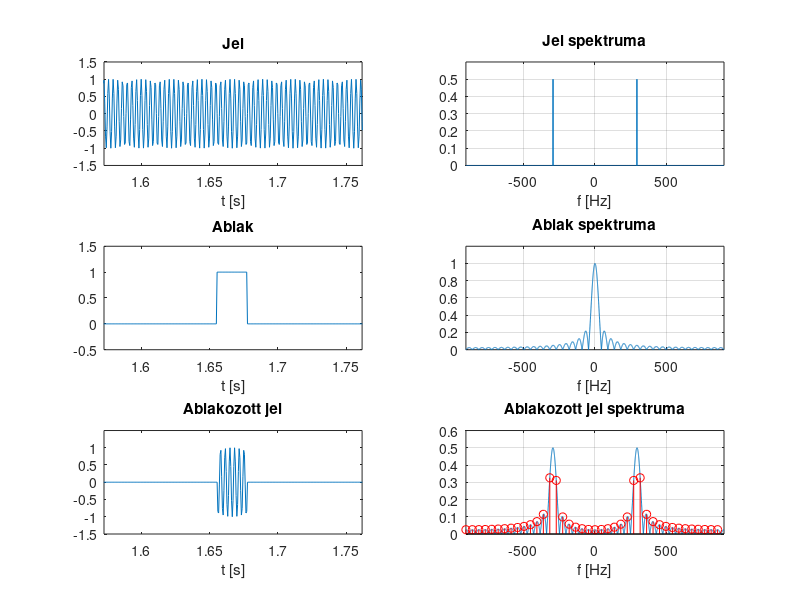

Write MATLAB code to recreate this figure.
clear all;
clc;

COHERENT=0; %koherens (1) vagy nem koherens (0) mintavetelezes
WINDOW_FUNCTION=2; %ablakfuggveny: flat-top (0), Hanning (1), rect (2)

fs=1800;
N=40;
Nsin=N*150;
df=fs/N;
if COHERENT==1
    f=6*df;
    disp('KOHERENS MINTAVETELEZES');
else
    f=6.5*df;
    disp('NEM KOHERENS MINTAVETELEZES');
end
if WINDOW_FUNCTION==0
    win=[zeros(1,(Nsin-N)/2) flattopwin(N)' zeros(1,(Nsin-N)/2)];
    disp('FLAT-TOP ABLAK');
elseif WINDOW_FUNCTION==1
    win=[zeros(1,(Nsin-N)/2) hanning(N)' zeros(1,(Nsin-N)/2)];
    disp('HANNING-ABLAK');
else
    win=[zeros(1,(Nsin-N)/2) ones(1,N) zeros(1,(Nsin-N)/2)];
    disp('NEGYSZOGABLAK');
end
disp(sprintf('fs= %.2f Hz\nN = %d\ndf= %.2f Hz\nf = %.2f Hz = %.2f*df',fs,N,df,f,f/df));
t=(0:Nsin-1)/fs;
freq=(-Nsin/2:Nsin/2-1)*fs/Nsin;
x=cos(2*pi*f*t);
x_lowres=cos(2*pi*f*(0:N-1)/fs);

X=abs(fftshift(fft(x)/Nsin));
WIN=abs(fftshift(fft(win)/sum(win)));
XWIN=abs(fftshift(fft(x_lowres.*win(((Nsin-N)/2+1):((Nsin-N)/2+N))/sum(win),Nsin)));
XWIN_LOWRES=abs(fftshift(fft(x_lowres.*win(((Nsin-N)/2+1):((Nsin-N)/2+N))/sum(win))));

subplot(321);
plot(t,x);
axis([(Nsin-N)/2/fs*0.95 1.05*(Nsin+N)/2/fs min(x)-0.5 max(x)+0.5]);
xlabel('t [s]');
title('Jel');
hold off;

subplot(322);
plot(freq,X);
axis([min(freq) max(freq) 0 max(X)*1.2]);
grid on;
xlabel('f [Hz]');
title('Jel spektruma');
hold off;

subplot(323);
plot(t,win);
axis([(Nsin-N)/2/fs*0.95 1.05*(Nsin+N)/2/fs min(win)-0.5 max(win)+0.5]);
xlabel('t [s]');
title('Ablak');
hold off;

subplot(324);
plot(freq,WIN);
axis([min(freq) max(freq) 0 max(WIN)*1.2]);
grid on;
xlabel('f [Hz]');
title('Ablak spektruma');
hold off;

subplot(325);
plot(t,win.*x);
axis([(Nsin-N)/2/fs*0.95 1.05*(Nsin+N)/2/fs min(win.*x)-0.5 max(win.*x)+0.5]);
xlabel('t [s]');
title('Ablakozott jel');
hold off;

subplot(326);
plot(freq,XWIN);
hold on;
stem((-N/2:N/2-1)*fs/N,XWIN_LOWRES,'r');
axis([min(freq) max(freq) 0 max(XWIN)*1.2]);
grid on;
xlabel('f [Hz]');
title('Ablakozott jel spektruma');
hold off;
